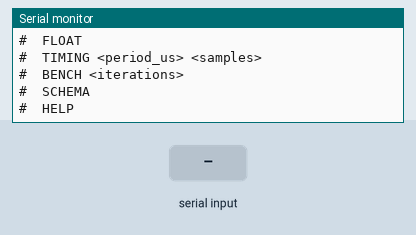
A sketch run on a simulated ESP32. Parts: the last lines printed to the serial monitor. Inputs (shaded band) come from the test bench.

Above: at 1.7 s.
1.8 s: "FLOAT\n" received over Serial
At 3.0 s:
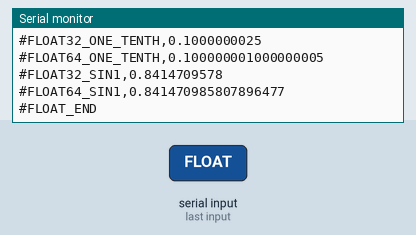
3.3 s: "TIMING\n" received over Serial
At 4.1 s:
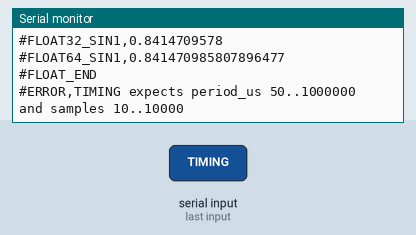
4.8 s: "BENCH\n" received over Serial
At 5.2 s:
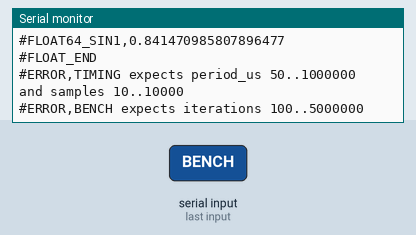

Measured:
- after the input at 1.8 s, the serial monitor: prints a new line at once (image 1)
- after the input at 3.3 s, the serial monitor: prints a new line at once (image 2)
- after the input at 4.8 s, the serial monitor: prints a new line at once (image 3)

The sketch:

ESP32ReadinessProbe.ino
```cpp
#include <Arduino.h>
#include <math.h>
#include <float.h>
#include <stdint.h>
#include <stdlib.h>
#include <string.h>
#include <ctype.h>

#if !defined(ARDUINO_ARCH_ESP32)
#error "ESP32ReadinessProbe requires an ESP32-family board/core."
#endif

// BetterBoard ESP32 Readiness Probe — research-stage firmware
// Purpose:
//   1. Prove compile/upload/serial on an ESP32-family target.
//   2. Report portable MCU/runtime facts without guessing a board-specific pin map.
//   3. Provide a deterministic timing + numerical smoke test.
//   4. Avoid touching external GPIO by default.
//
// Safety / evidence boundary:
//   - No GPIO is driven by this firmware.
//   - No ADC pin is assumed.
//   - Reported chip/runtime values are board/firmware evidence, not calibration.
//   - This firmware is intentionally conservative until the exact ESP32 board is known.

static const uint32_t BAUD = 115200;
static const uint32_t SCHEMA_VERSION = 1;

uint32_t runId = 0;
char commandBuffer[64];
size_t commandLength = 0;

struct TimingSummary {
  uint32_t requestedUs;
  uint32_t samples;
  int32_t minErrorUs;
  int32_t maxErrorUs;
  double meanErrorUs;
  double rmsErrorUs;
};

void printHelp() {
  Serial.println(F("#HELP,commands"));
  Serial.println(F("#  INFO"));
  Serial.println(F("#  FLOAT"));
  Serial.println(F("#  TIMING <period_us> <samples>"));
  Serial.println(F("#  BENCH <iterations>"));
  Serial.println(F("#  SCHEMA"));
  Serial.println(F("#  HELP"));
}

void printSchema() {
  Serial.print(F("#SCHEMA,betterboard-esp32-readiness-v"));
  Serial.println(SCHEMA_VERSION);
  Serial.println(F("#TIMING_COLUMNS,run_id,requested_us,samples,min_error_us,max_error_us,mean_error_us,rms_error_us"));
  Serial.println(F("#BENCH_COLUMNS,run_id,iterations,float32_sum,float64_sum,float32_elapsed_us,float64_elapsed_us"));
  Serial.println(F("#BOUNDARY,no external GPIO is driven; no board-specific ADC pin is assumed"));
}

void printInfo() {
  Serial.println(F("#INFO_BEGIN"));
  Serial.println(F("#ARCH,ESP32"));
  Serial.print(F("#CPU_FREQ_MHZ,"));
  Serial.println(getCpuFrequencyMhz());
  Serial.print(F("#CHIP_MODEL,"));
  Serial.println(ESP.getChipModel());
  Serial.print(F("#CHIP_REVISION,"));
  Serial.println(ESP.getChipRevision());
  Serial.print(F("#CHIP_CORES,"));
  Serial.println(ESP.getChipCores());
  Serial.print(F("#FLASH_BYTES,"));
  Serial.println(ESP.getFlashChipSize());
  Serial.print(F("#HEAP_FREE_BYTES,"));
  Serial.println(ESP.getFreeHeap());
  Serial.print(F("#HEAP_MIN_FREE_BYTES,"));
  Serial.println(ESP.getMinFreeHeap());
  Serial.print(F("#SKETCH_SIZE_BYTES,"));
  Serial.println(ESP.getSketchSize());
  Serial.print(F("#FREE_SKETCH_SPACE_BYTES,"));
  Serial.println(ESP.getFreeSketchSpace());
  Serial.print(F("#SIZEOF_FLOAT,"));
  Serial.println(sizeof(float));
  Serial.print(F("#SIZEOF_DOUBLE,"));
  Serial.println(sizeof(double));
  Serial.print(F("#FLT_EPSILON,"));
  Serial.println(FLT_EPSILON, 10);
  Serial.print(F("#DBL_EPSILON,"));
  Serial.println(DBL_EPSILON, 18);
  Serial.print(F("#MILLIS,"));
  Serial.println(millis());
  Serial.print(F("#MICROS,"));
  Serial.println(micros());
  Serial.println(F("#INFO_END"));
}

void printFloatSmoke() {
  const float xf = 1.0f / 10.0f;
  const double xd = 1.0 / 10.0;
  const float sf = sinf(1.0f);
  const double sd = sin(1.0);
  Serial.println(F("#FLOAT_BEGIN"));
  Serial.print(F("#FLOAT32_ONE_TENTH,")); Serial.println(xf, 10);
  Serial.print(F("#FLOAT64_ONE_TENTH,")); Serial.println(xd, 18);
  Serial.print(F("#FLOAT32_SIN1,")); Serial.println(sf, 10);
  Serial.print(F("#FLOAT64_SIN1,")); Serial.println(sd, 18);
  Serial.println(F("#FLOAT_END"));
}

TimingSummary runTiming(uint32_t requestedUs, uint32_t samples) {
  TimingSummary out{requestedUs, samples, INT32_MAX, INT32_MIN, 0.0, 0.0};
  uint32_t target = micros();
  double sum = 0.0;
  double sumSq = 0.0;

  for (uint32_t i = 0; i < samples; ++i) {
    target += requestedUs;
    while ((int32_t)(micros() - target) < 0) {
      delayMicroseconds(1);
    }
    const int32_t err = (int32_t)(micros() - target);
    if (err < out.minErrorUs) out.minErrorUs = err;
    if (err > out.maxErrorUs) out.maxErrorUs = err;
    sum += (double)err;
    sumSq += (double)err * (double)err;
  }

  out.meanErrorUs = sum / (double)samples;
  out.rmsErrorUs = sqrt(sumSq / (double)samples);
  return out;
}

void emitTiming(uint32_t periodUs, uint32_t samples) {
  runId++;
  const TimingSummary s = runTiming(periodUs, samples);
  Serial.print(runId); Serial.print(',');
  Serial.print(s.requestedUs); Serial.print(',');
  Serial.print(s.samples); Serial.print(',');
  Serial.print(s.minErrorUs); Serial.print(',');
  Serial.print(s.maxErrorUs); Serial.print(',');
  Serial.print(s.meanErrorUs, 6); Serial.print(',');
  Serial.println(s.rmsErrorUs, 6);
}

void emitBench(uint32_t iterations) {
  runId++;
  volatile float sumF = 0.0f;
  volatile double sumD = 0.0;

  const uint32_t startF = micros();
  for (uint32_t i = 0; i < iterations; ++i) {
    sumF += 0.0001f;
  }
  const uint32_t elapsedF = micros() - startF;

  const uint32_t startD = micros();
  for (uint32_t i = 0; i < iterations; ++i) {
    sumD += 0.0001;
  }
  const uint32_t elapsedD = micros() - startD;

  Serial.print(runId); Serial.print(',');
  Serial.print(iterations); Serial.print(',');
  Serial.print((float)sumF, 9); Serial.print(',');
  Serial.print((double)sumD, 15); Serial.print(',');
  Serial.print(elapsedF); Serial.print(',');
  Serial.println(elapsedD);
}

bool parseUInt(const char* s, uint32_t& out) {
  if (!s || !*s) return false;
  char* end = nullptr;
  const unsigned long value = strtoul(s, &end, 10);
  if (!end || *end != '\0') return false;
  out = (uint32_t)value;
  return true;
}

void handleCommand(char* line) {
  while (*line == ' ') ++line;
  if (*line == '\0') return;

  char* cmd = strtok(line, " ");
  if (!cmd) return;
  for (char* p = cmd; *p; ++p) *p = (char)toupper((unsigned char)*p);

  if (!strcmp(cmd, "HELP")) {
    printHelp();
  } else if (!strcmp(cmd, "INFO")) {
    printInfo();
  } else if (!strcmp(cmd, "FLOAT")) {
    printFloatSmoke();
  } else if (!strcmp(cmd, "SCHEMA")) {
    printSchema();
  } else if (!strcmp(cmd, "TIMING")) {
    char* a = strtok(nullptr, " ");
    char* b = strtok(nullptr, " ");
    uint32_t periodUs = 0, samples = 0;
    if (!parseUInt(a, periodUs) || !parseUInt(b, samples) || periodUs < 50 || periodUs > 1000000 || samples < 10 || samples > 10000) {
      Serial.println(F("#ERROR,TIMING expects period_us 50..1000000 and samples 10..10000"));
      return;
    }
    emitTiming(periodUs, samples);
  } else if (!strcmp(cmd, "BENCH")) {
    char* a = strtok(nullptr, " ");
    uint32_t iterations = 0;
    if (!parseUInt(a, iterations) || iterations < 100 || iterations > 5000000) {
      Serial.println(F("#ERROR,BENCH expects iterations 100..5000000"));
      return;
    }
    emitBench(iterations);
  } else {
    Serial.println(F("#ERROR,unknown_command"));
  }
}

void setup() {
  Serial.begin(BAUD);
  delay(500);
  Serial.println(F("#READY,BetterBoard ESP32 Readiness Probe"));
  printSchema();
  printInfo();
  printHelp();
}

void loop() {
  while (Serial.available() > 0) {
    const char c = (char)Serial.read();
    if (c == '\r') continue;
    if (c == '\n') {
      commandBuffer[commandLength] = '\0';
      handleCommand(commandBuffer);
      commandLength = 0;
    } else if (commandLength + 1 < sizeof(commandBuffer)) {
      commandBuffer[commandLength++] = c;
    } else {
      commandLength = 0;
      Serial.println(F("#ERROR,command_too_long"));
    }
  }
}
```
